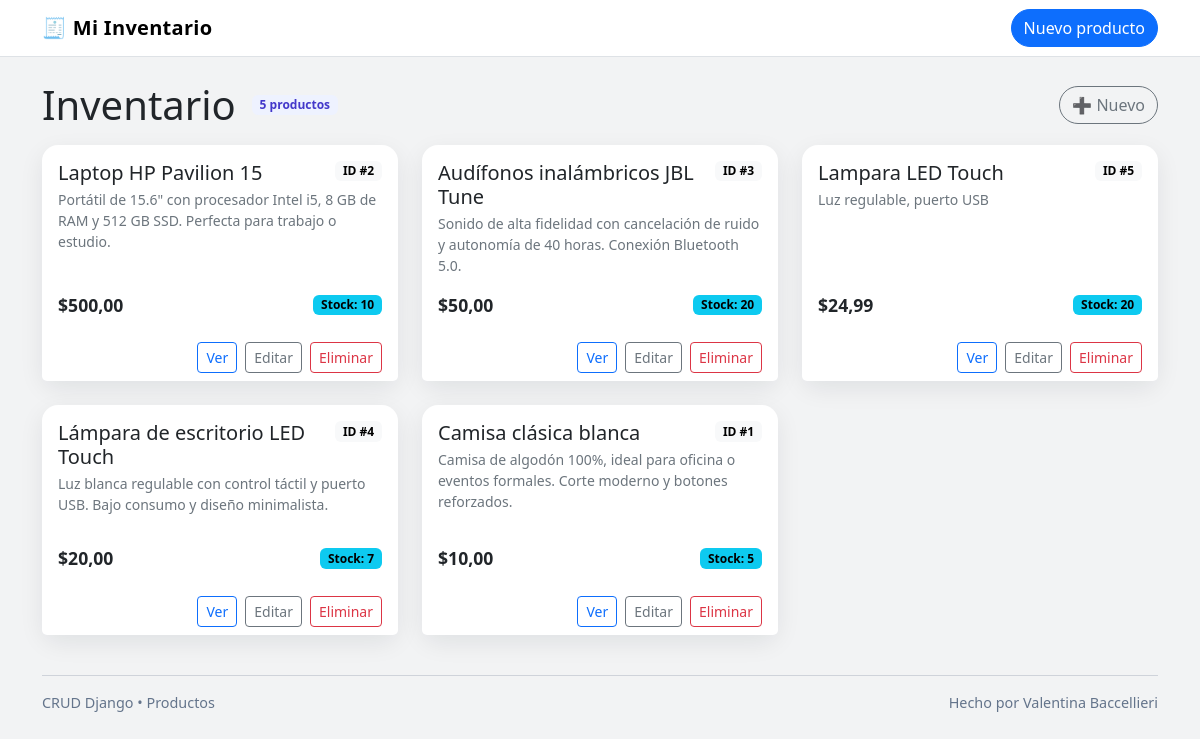
The page / on the database its author committed.
### productos/models.py (models this page shows, shortened)
class Producto(models.Model):
    nombre = models.CharField(max_length=120)
    descripcion = models.TextField(blank=True)
    precio = models.DecimalField(max_digits=10, decimal_places=2)
    stock = models.IntegerField(default=0)
    class Meta:
        ordering = ['-precio']  # 🔹 Ordena por precio

### productos/views.py (the view)
# urls.py: path('', ProductoListView.as_view(), name='lista'),
class ProductoListView(ListView):
    model = Producto
    template_name = 'productos/producto_list.html'
    context_object_name = 'productos'

### productos/templates/productos/producto_list.html (shortened to what this page needs)
{% extends "base.html" %}
{% block content %}
  <div class="d-flex align-items-center mb-3">
    <h1 class="me-3 my-0">Inventario</h1>
    <span class="badge badge-soft">{{ productos|length }} productos</span>
    <div class="ms-auto">
      <a class="btn btn-outline-secondary btn-rounded" href="{% url 'productos:crear' %}">➕ Nuevo</a>
    </div>
  </div>
  {% if productos %}
    <div class="row row-cols-1 row-cols-md-2 row-cols-lg-3 g-4">
      {% for p in productos %}
      <div class="col">
        <div class="card h-100">
          <div class="card-body d-flex flex-column">
            <div class="d-flex justify-content-between align-items-start">
              <h5 class="card-title mb-1">{{ p.nombre }}</h5>
              <span class="badge text-bg-light">ID #{{ p.id }}</span>
            </div>
            <p class="card-text text-secondary small mb-3" style="min-height:3.5rem;">
              {{ p.descripcion|default:"Sin descripcion" }}
            </p>
            <div class="mt-auto d-flex justify-content-between align-items-center">
              <span class="price">${{ p.precio|floatformat:2 }}</span>
              <span class="badge text-bg-info">Stock: {{ p.stock }}</span>
            </div>
          </div>
          <div class="card-footer bg-white border-0 d-flex gap-2 justify-content-end">
            <a class="btn btn-sm btn-outline-primary" href="{% url 'productos:detalle' p.pk %}">Ver</a>
            <a class="btn btn-sm btn-outline-secondary" href="{% url 'productos:editar' p.pk %}">Editar</a>
            <a class="btn btn-sm btn-outline-danger" href="{% url 'productos:eliminar' p.pk %}">Eliminar</a>
          </div>
        </div>
      </div>
      {% endfor %}
    </div>
  {% else %}
    <div class="alert alert-light border rounded-4">
      No hay productos aun. Crea el primero con el boton <b>"Nuevo"</b>.
    </div>
  {% endif %}
{% endblock %}

### productos/templates/base.html (shortened to what this page needs)
<!doctype html>
<html lang="es">
<head>
  <link href="https://cdn.jsdelivr.net/npm/bootstrap@5.3.3/dist/css/bootstrap.min.css" rel="stylesheet">
</head>
<body>
  <nav class="navbar navbar-expand-lg bg-white border-bottom sticky-top">
    <div class="container">
      <a class="navbar-brand" href="{% url 'productos:lista' %}">🧾 Mi Inventario</a>
      <div class="ms-auto">
        <a href="{% url 'productos:crear' %}" class="btn btn-primary btn-rounded">Nuevo producto</a>
      </div>
    </div>
  </nav>
  <main class="container py-4">
    {% block content %}{% endblock %}
  </main>
  <footer class="container pb-4">
    <hr>
    <div class="d-flex justify-content-between align-items-center">
      <span>CRUD Django • Productos</span>
      <span>Hecho por Valentina Baccellieri</span>
    </div>
  </footer>
</body>
</html>

### productos/templates/base.html (style rules this page uses)
body { background:#0f172a0d; }
.navbar-brand { font-weight:700; letter-spacing:.3px; }
.card { border:none; border-radius:1rem; box-shadow:0 8px 24px rgba(15,23,42,.08); }
.badge-soft { background:#eef2ff; color:#4338ca; }
.btn-rounded { border-radius:999px; }
.price { font-weight:700; font-size:1.1rem; }
footer { color:#64748b; font-size:.9rem; }

### rows shown on the page
Producto: nombre "Laptop HP Pavilion 15", id "2", descripcion "Portátil de 15.6\" con procesador Intel i5, 8 GB de RAM y 512 GB SSD. Perfecta para trabajo o estudio.", precio "500,00", stock "10"
Producto: nombre "Audífonos inalámbricos JBL Tune", id "3", descripcion "Sonido de alta fidelidad con cancelación de ruido y autonomía de 40 horas. Conexión Bluetooth 5.0.", precio "50,00", stock "20"
Producto: nombre "Lampara LED Touch", id "5", descripcion "Luz regulable, puerto USB", precio "24,99", stock "20"
Producto: nombre "Lámpara de escritorio LED Touch", id "4", descripcion "Luz blanca regulable con control táctil y puerto USB. Bajo consumo y diseño minimalista.", precio "20,00", stock "7"
Producto: nombre "Camisa clásica blanca", id "1", descripcion "Camisa de algodón 100%, ideal para oficina o eventos formales. Corte moderno y botones reforzados.", precio "10,00", stock "5"

### other values the page prints
{{ productos|length }} "5"
